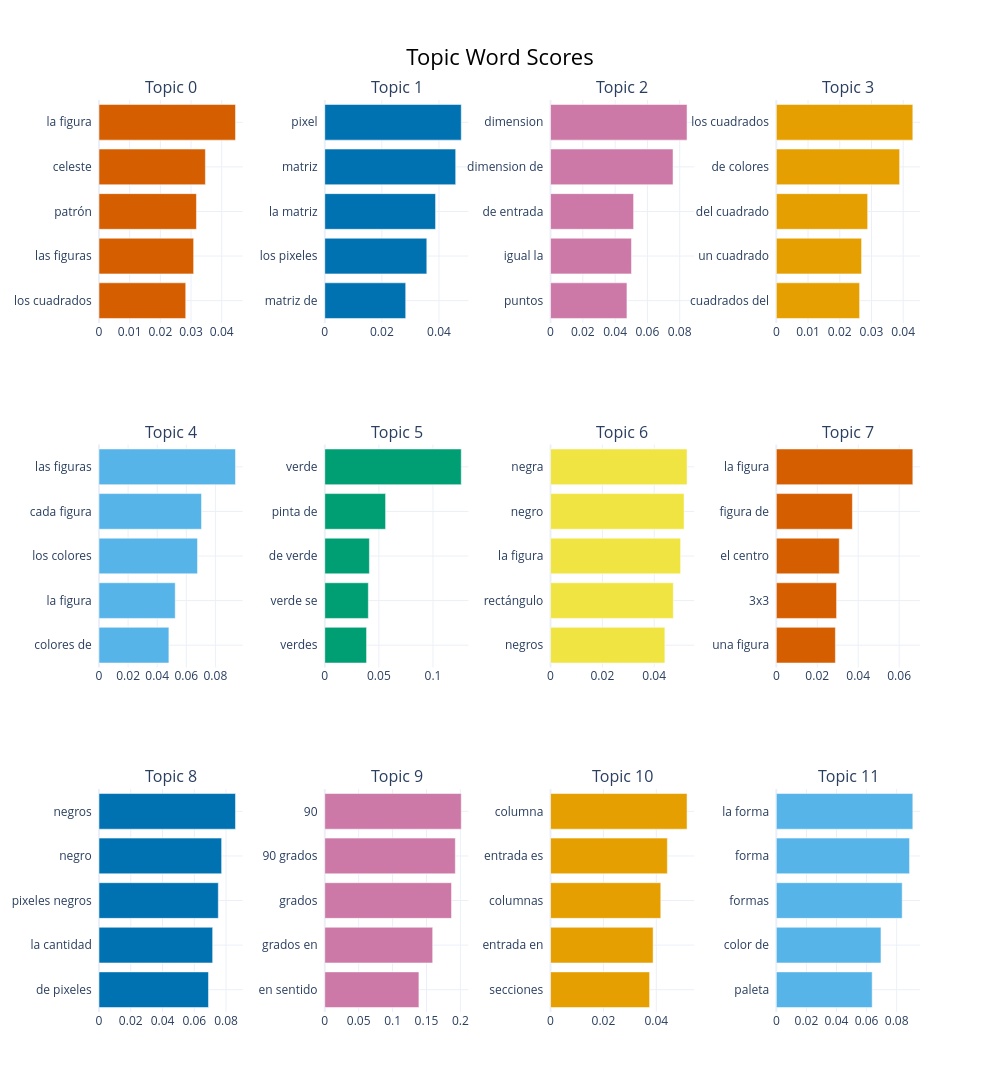

The code cell stored with this chart in its notebook:
### Code cell
# Palabras clave por tópico (bar chart)
if n_topics <= 12:
    try:
        fig = topic_model.visualize_barchart(top_n_topics=n_topics)
        fig.update_layout(width=1000, height=200 * n_topics)
        fig.show()
    except Exception:
        print('Bar chart visualization not available for these topics')
else:
    fig = topic_model.visualize_barchart(top_n_topics=12)
    fig.update_layout(width=1000, height=2400)
    fig.show()

### Figure 1 — Plotly figure (JSON) as saved in the notebook; plotly's stock layout.template omitted (floating-point values rounded to 4 significant figures)
{"data": [{"marker": {"color": "#D55E00"}, "orientation": "h", "type": "bar", "x": [0.02826, 0.03084, 0.03176, 0.03467, 0.04449], "xaxis": "x", "y": ["los cuadrados  ", "las figuras  ", "patrón  ", "celeste  ", "la figura  "], "yaxis": "y"}, {"marker": {"color": "#0072B2"}, "orientation": "h", "type": "bar", "x": [0.02835, 0.03574, 0.0388, 0.04586, 0.04781], "xaxis": "x2", "y": ["matriz de  ", "los pixeles  ", "la matriz  ", "matriz  ", "pixel  "], "yaxis": "y2"}, {"marker": {"color": "#CC79A7"}, "orientation": "h", "type": "bar", "x": [0.04731, 0.0501, 0.05143, 0.07587, 0.08454], "xaxis": "x3", "y": ["puntos  ", "igual la  ", "de entrada  ", "dimension de  ", "dimension  "], "yaxis": "y3"}, {"marker": {"color": "#E69F00"}, "orientation": "h", "type": "bar", "x": [0.02626, 0.02688, 0.0288, 0.03888, 0.04304], "xaxis": "x4", "y": ["cuadrados del  ", "un cuadrado  ", "del cuadrado  ", "de colores  ", "los cuadrados  "], "yaxis": "y4"}, {"marker": {"color": "#56B4E9"}, "orientation": "h", "type": "bar", "x": [0.04804, 0.05238, 0.06771, 0.07046, 0.09382], "xaxis": "x5", "y": ["colores de  ", "la figura  ", "los colores  ", "cada figura  ", "las figuras  "], "yaxis": "y5"}, {"marker": {"color": "#009E73"}, "orientation": "h", "type": "bar", "x": [0.03861, 0.04026, 0.04123, 0.0562, 0.1261], "xaxis": "x6", "y": ["verdes  ", "verde se  ", "de verde  ", "pinta de  ", "verde  "], "yaxis": "y6"}, {"marker": {"color": "#F0E442"}, "orientation": "h", "type": "bar", "x": [0.04412, 0.04737, 0.05018, 0.05152, 0.05267], "xaxis": "x7", "y": ["negros  ", "rectángulo  ", "la figura  ", "negro  ", "negra  "], "yaxis": "y7"}, {"marker": {"color": "#D55E00"}, "orientation": "h", "type": "bar", "x": [0.02884, 0.02943, 0.03074, 0.03717, 0.06668], "xaxis": "x8", "y": ["una figura  ", "3x3  ", "el centro  ", "figura de  ", "la figura  "], "yaxis": "y8"}, {"marker": {"color": "#0072B2"}, "orientation": "h", "type": "bar", "x": [0.06895, 0.07157, 0.07514, 0.07722, 0.08596], "xaxis": "x9", "y": ["de pixeles  ", "la cantidad  ", "pixeles negros  ", "negro  ", "negros  "], "yaxis": "y9"}, {"marker": {"color": "#CC79A7"}, "orientation": "h", "type": "bar", "x": [0.1388, 0.1591, 0.1869, 0.1925, 0.2013], "xaxis": "x10", "y": ["en sentido  ", "grados en  ", "grados  ", "90 grados  ", "90  "], "yaxis": "y10"}, {"marker": {"color": "#E69F00"}, "orientation": "h", "type": "bar", "x": [0.03746, 0.03879, 0.04169, 0.04417, 0.05162], "xaxis": "x11", "y": ["secciones  ", "entrada en  ", "columnas  ", "entrada es  ", "columna  "], "yaxis": "y11"}, {"marker": {"color": "#56B4E9"}, "orientation": "h", "type": "bar", "x": [0.06371, 0.06955, 0.08365, 0.08855, 0.09073], "xaxis": "x12", "y": ["paleta  ", "color de  ", "formas  ", "forma  ", "la forma  "], "yaxis": "y12"}], "layout": {"annotations": [{"font": {"size": 16}, "showarrow": false, "text": "Topic 0", "x": 0.0875, "xanchor": "center", "xref": "paper", "y": 1, "yanchor": "bottom", "yref": "paper"}, {"font": {"size": 16}, "showarrow": false, "text": "Topic 1", "x": 0.3625, "xanchor": "center", "xref": "paper", "y": 1, "yanchor": "bottom", "yref": "paper"}, {"font": {"size": 16}, "showarrow": false, "text": "Topic 2", "x": 0.6375, "xanchor": "center", "xref": "paper", "y": 1, "yanchor": "bottom", "yref": "paper"}, {"font": {"size": 16}, "showarrow": false, "text": "Topic 3", "x": 0.9125, "xanchor": "center", "xref": "paper", "y": 1, "yanchor": "bottom", "yref": "paper"}, {"font": {"size": 16}, "showarrow": false, "text": "Topic 4", "x": 0.0875, "xanchor": "center", "xref": "paper", "y": 0.6222, "yanchor": "bottom", "yref": "paper"}, {"font": {"size": 16}, "showarrow": false, "text": "Topic 5", "x": 0.3625, "xanchor": "center", "xref": "paper", "y": 0.6222, "yanchor": "bottom", "yref": "paper"}, {"font": {"size": 16}, "showarrow": false, "text": "Topic 6", "x": 0.6375, "xanchor": "center", "xref": "paper", "y": 0.6222, "yanchor": "bottom", "yref": "paper"}, {"font": {"size": 16}, "showarrow": false, "text": "Topic 7", "x": 0.9125, "xanchor": "center", "xref": "paper", "y": 0.6222, "yanchor": "bottom", "yref": "paper"}, {"font": {"size": 16}, "showarrow": false, "text": "Topic 8", "x": 0.0875, "xanchor": "center", "xref": "paper", "y": 0.2444, "yanchor": "bottom", "yref": "paper"}, {"font": {"size": 16}, "showarrow": false, "text": "Topic 9", "x": 0.3625, "xanchor": "center", "xref": "paper", "y": 0.2444, "yanchor": "bottom", "yref": "paper"}, {"font": {"size": 16}, "showarrow": false, "text": "Topic 10", "x": 0.6375, "xanchor": "center", "xref": "paper", "y": 0.2444, "yanchor": "bottom", "yref": "paper"}, {"font": {"size": 16}, "showarrow": false, "text": "Topic 11", "x": 0.9125, "xanchor": "center", "xref": "paper", "y": 0.2444, "yanchor": "bottom", "yref": "paper"}], "height": 2400, "hoverlabel": {"bgcolor": "white", "font": {"family": "Rockwell", "size": 16}}, "showlegend": false, "title": {"font": {"color": "Black", "size": 22}, "text": "Topic Word Scores", "x": 0.5, "xanchor": "center", "yanchor": "top"}, "width": 1000, "xaxis": {"anchor": "y", "domain": [0, 0.175], "showgrid": true}, "xaxis10": {"anchor": "y10", "domain": [0.275, 0.45], "showgrid": true}, "xaxis11": {"anchor": "y11", "domain": [0.55, 0.725], "showgrid": true}, "xaxis12": {"anchor": "y12", "domain": [0.825, 1], "showgrid": true}, "xaxis2": {"anchor": "y2", "domain": [0.275, 0.45], "showgrid": true}, "xaxis3": {"anchor": "y3", "domain": [0.55, 0.725], "showgrid": true}, "xaxis4": {"anchor": "y4", "domain": [0.825, 1], "showgrid": true}, "xaxis5": {"anchor": "y5", "domain": [0, 0.175], "showgrid": true}, "xaxis6": {"anchor": "y6", "domain": [0.275, 0.45], "showgrid": true}, "xaxis7": {"anchor": "y7", "domain": [0.55, 0.725], "showgrid": true}, "xaxis8": {"anchor": "y8", "domain": [0.825, 1], "showgrid": true}, "xaxis9": {"anchor": "y9", "domain": [0, 0.175], "showgrid": true}, "yaxis": {"anchor": "x", "domain": [0.7556, 1], "showgrid": true}, "yaxis10": {"anchor": "x10", "domain": [0, 0.2444], "showgrid": true}, "yaxis11": {"anchor": "x11", "domain": [0, 0.2444], "showgrid": true}, "yaxis12": {"anchor": "x12", "domain": [0, 0.2444], "showgrid": true}, "yaxis2": {"anchor": "x2", "domain": [0.7556, 1], "showgrid": true}, "yaxis3": {"anchor": "x3", "domain": [0.7556, 1], "showgrid": true}, "yaxis4": {"anchor": "x4", "domain": [0.7556, 1], "showgrid": true}, "yaxis5": {"anchor": "x5", "domain": [0.3778, 0.6222], "showgrid": true}, "yaxis6": {"anchor": "x6", "domain": [0.3778, 0.6222], "showgrid": true}, "yaxis7": {"anchor": "x7", "domain": [0.3778, 0.6222], "showgrid": true}, "yaxis8": {"anchor": "x8", "domain": [0.3778, 0.6222], "showgrid": true}, "yaxis9": {"anchor": "x9", "domain": [0, 0.2444], "showgrid": true}}}
